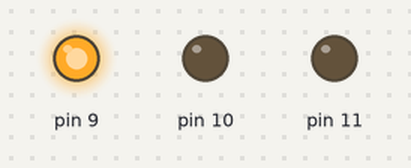
This sketch was run on a simulated Arduino Uno, built with avr-gcc and run on an emulated ATmega328P. Shown: output pins drawn as LEDs (lit = HIGH).

Above: at 0.2 s.
At 1.2 s:
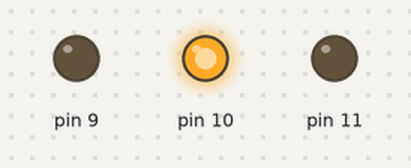
At 1.7 s:
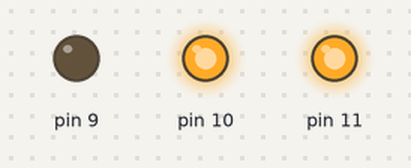
At 3.2 s:
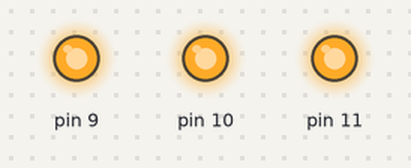
At 5.7 s:
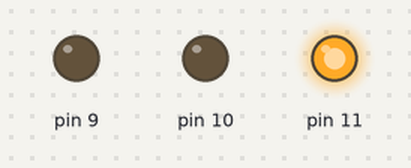
At 7.7 s:
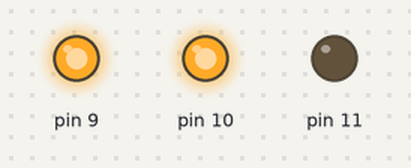
Timing chart, 0 to 8.1 s (numbered marks = the images above):
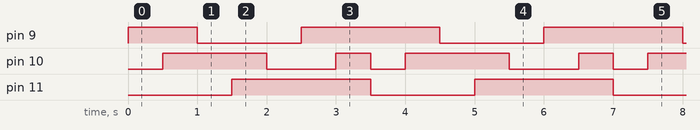

The sketch:

B1class_3led_copyrgb.ino
```cpp
void setup() {
  // put your setup code here, to run once:
pinMode(9,OUTPUT);
pinMode(10,OUTPUT);
pinMode(11,OUTPUT);
}

void loop() {
  // put your main code here, to run repeatedly:
digitalWrite (9,HIGH);
digitalWrite (10,LOW);
digitalWrite (11,LOW);
delay(500);
digitalWrite (9,HIGH);
digitalWrite (10,HIGH);
digitalWrite (11,LOW);
delay(500);
digitalWrite (9,LOW);
digitalWrite (10,HIGH);
digitalWrite (11,LOW);
delay(500);
digitalWrite (9,LOW);
digitalWrite (10,HIGH);
digitalWrite (11,HIGH);
delay(500);
digitalWrite (9,LOW);
digitalWrite (10,LOW);
digitalWrite (11,HIGH);
delay(500);
digitalWrite (9,HIGH);
digitalWrite (10,LOW);
digitalWrite (11,HIGH);
delay(500);
digitalWrite (9,HIGH);
digitalWrite (10,HIGH);
digitalWrite (11,HIGH);
delay(500);
}
```

Measured:
- by itself, pin 9: repeats every 3.5 s: LOW 1.5 s, HIGH 2.0 s
- by itself, pin 10: repeats every 3.5 s: LOW 1.0 s, HIGH 0.50 s, LOW 0.50 s, HIGH 1.5 s
- by itself, pin 11: alternates HIGH for 2.0 s and LOW for 1.5 s
